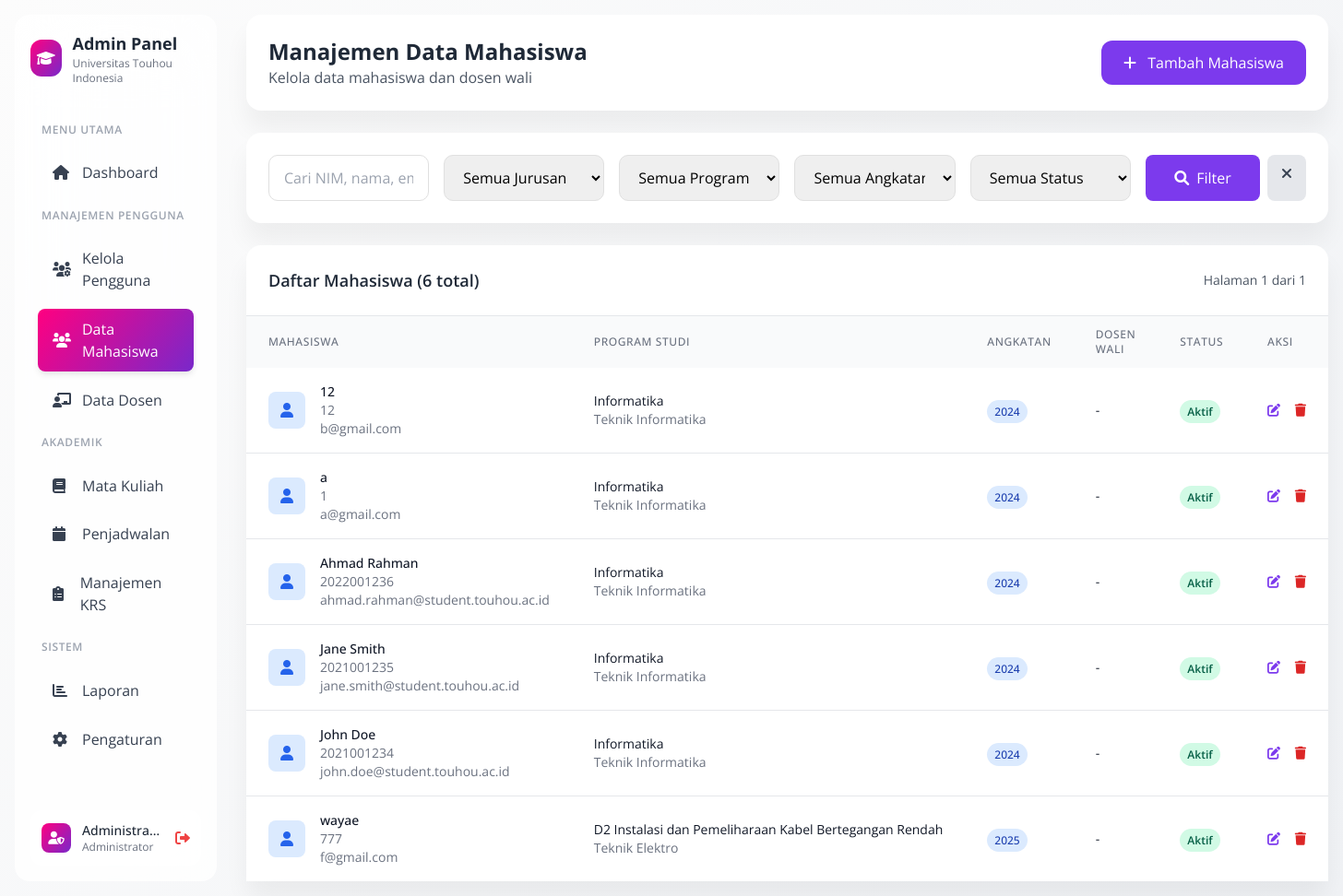
The page /sistem-krs/admin-mahasiswa.php (signed in) on the database as committed earlier.
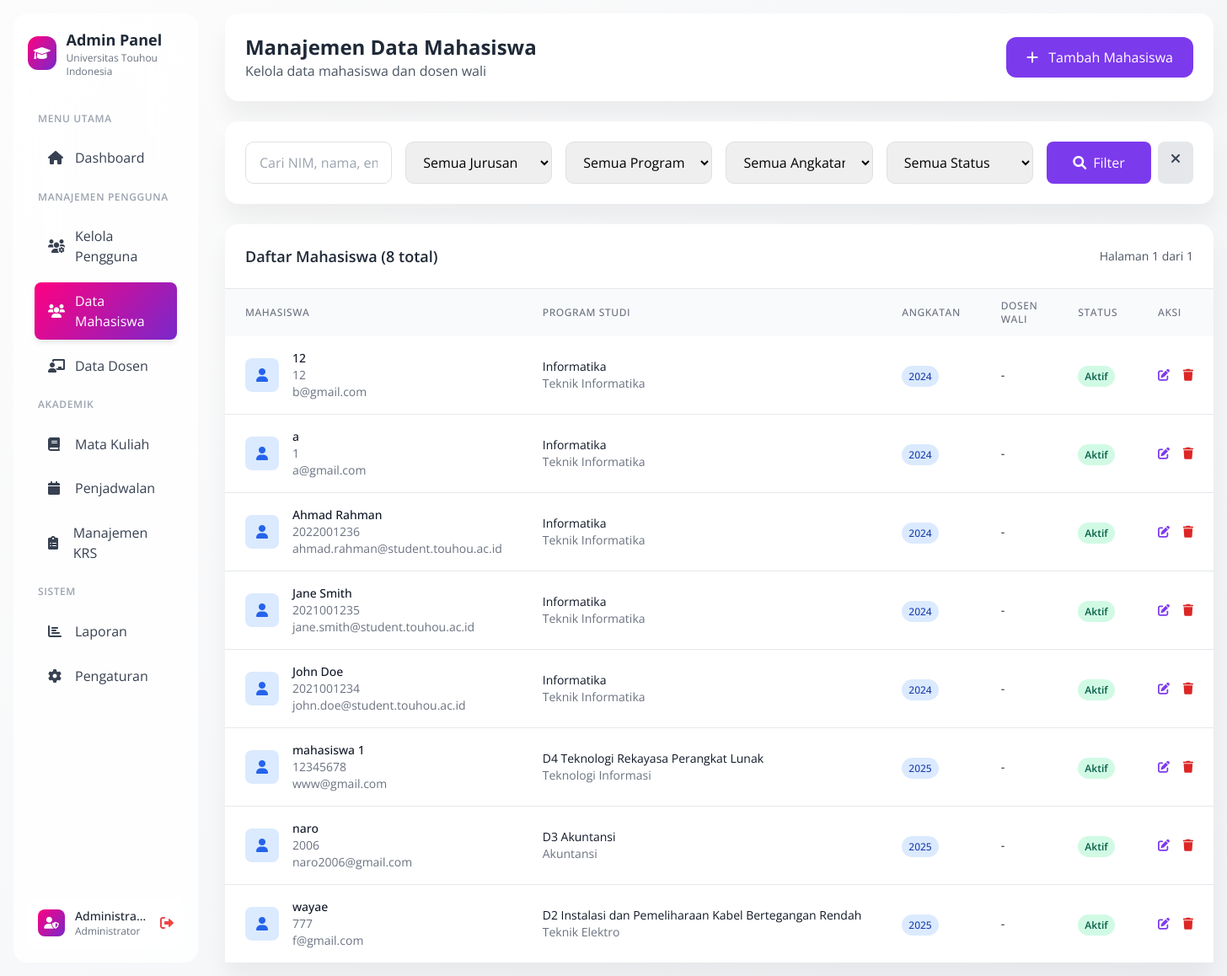
The same page on the database as committed later.
### tables this page shows
CREATE TABLE `mahasiswa` (
  `id_mahasiswa` int(11) NOT NULL,
  `nim` varchar(20) NOT NULL,
  `nama` varchar(100) NOT NULL,
  `tanggal_lahir` date DEFAULT NULL,
  `jenis_kelamin` enum('L','P') DEFAULT NULL,
  `alamat` varchar(255) DEFAULT NULL,
  `nomor_telepon` varchar(15) DEFAULT NULL,
  `email` varchar(100) NOT NULL,
  `foto` varchar(255) DEFAULT NULL,
  `password` varchar(255) NOT NULL,
  `created_at` timestamp NOT NULL DEFAULT current_timestamp(),
  `jurusan` varchar(100) DEFAULT NULL,
  `program_studi` varchar(100) DEFAULT NULL,
  `angkatan` year(4) DEFAULT NULL,
  `semester_aktif` int(11) DEFAULT 1,
  `kelompok_ukt` int(11) DEFAULT 1,
  `dosen_wali` int(11) DEFAULT NULL,
  `status` enum('aktif','nonaktif','cuti','lulus') DEFAULT 'aktif'
);

### sistem-krs/admin-mahasiswa.php (the view, shortened to what the changed rows need)
<?php
$database = new Database();
$conn = $database->getConnection();
$page = $_GET['page'] ?? 1;
$limit = 15;
$offset = ($page - 1) * $limit;
$where_conditions = [];
$where_clause = !empty($where_conditions) ? 'WHERE ' . implode(' AND ', $where_conditions) : '';
$count_query = "SELECT COUNT(*) FROM mahasiswa m $where_clause";
$count_stmt = $conn->prepare($count_query);
$count_stmt->execute();
$total_records = $count_stmt->fetchColumn();
$total_pages = ceil($total_records / $limit);
$query = "SELECT m.*, d.nama_dosen as nama_dosen_wali
          FROM mahasiswa m
          LEFT JOIN dosen d ON m.dosen_wali = d.id_dosen
          $where_clause
          ORDER BY m.nama
          LIMIT :limit OFFSET :offset";
$stmt = $conn->prepare($query);
$stmt->bindValue(':limit', $limit, PDO::PARAM_INT);
$stmt->bindValue(':offset', $offset, PDO::PARAM_INT);
$stmt->execute();
$mahasiswa_list = $stmt->fetchAll(PDO::FETCH_ASSOC);
?>
<!DOCTYPE html>
<html lang="id">
<head>
    <link href="https://cdn.jsdelivr.net/npm/tailwindcss@2.2.19/dist/tailwind.min.css" rel="stylesheet">
    <link href="https://cdnjs.cloudflare.com/ajax/libs/font-awesome/6.0.0/css/all.min.css" rel="stylesheet">
</head>
<body class="bg-gray-50">
    <div class="flex min-h-screen">
        <div class="w-64 p-4">
            <div class="sidebar-soft h-full p-4">
                <div class="flex items-center gap-3 mb-8">
                    <div>
                        <h2 class="text-lg font-bold text-gray-800">Admin Panel</h2>
                    </div>
                </div>
            </div>
        </div>
        <div class="flex-1 p-4">
            <div class="card mb-6">
                <div class="p-6">
                    <div class="flex items-center justify-between">
                        <div>
                            <h1 class="text-2xl font-bold text-gray-800">Manajemen Data Mahasiswa</h1>
                        </div>
                    </div>
                </div>
            </div>
            <div class="card">
                <div class="p-6 border-b">
                    <div class="flex justify-between items-center">
                        <h3 class="text-lg font-semibold text-gray-800">
                            Daftar Mahasiswa (<?php echo $total_records; ?> total)
                        </h3>
                        <div class="text-sm text-gray-600">
                            Halaman <?php echo $page; ?> dari <?php echo $total_pages; ?>
                        </div>
                    </div>
                </div>
                <div class="overflow-x-auto">
                    <table class="w-full">
                        <thead class="bg-gray-50">
                            <tr>
                                <th
                                    class="px-6 py-3 text-left text-xs font-medium text-gray-500 uppercase tracking-wider">
                                    Mahasiswa</th>
                                <th
                                    class="px-6 py-3 text-left text-xs font-medium text-gray-500 uppercase tracking-wider">
                                    Program Studi</th>
                                <th
                                    class="px-6 py-3 text-left text-xs font-medium text-gray-500 uppercase tracking-wider">
                                    Angkatan</th>
                                <th
                                    class="px-6 py-3 text-left text-xs font-medium text-gray-500 uppercase tracking-wider">
                                    Dosen Wali</th>
                                <th
                                    class="px-6 py-3 text-left text-xs font-medium text-gray-500 uppercase tracking-wider">
                                    Status</th>
                                <th
                                    class="px-6 py-3 text-left text-xs font-medium text-gray-500 uppercase tracking-wider">
                                    Aksi</th>
                            </tr>
                        </thead>
                        <tbody class="bg-white divide-y divide-gray-200">
                            <?php foreach ($mahasiswa_list as $mhs): ?>
                            <tr class="hover:bg-gray-50">
                                <td class="px-6 py-4 whitespace-nowrap">
                                    <div class="flex items-center">
                                        <div class="w-10 h-10 bg-blue-100 rounded-lg flex items-center justify-center">
                                            <i class="fas fa-user text-blue-600"></i>
                                        </div>
                                        <div class="ml-4">
                                            <div class="text-sm font-medium text-gray-900"><?php echo $mhs['nama']; ?>
                                            </div>
                                            <div class="text-sm text-gray-500"><?php echo $mhs['nim']; ?></div>
                                            <div class="text-sm text-gray-500"><?php echo $mhs['email']; ?></div>
                                        </div>
                                    </div>
                                </td>
                                <td class="px-6 py-4 whitespace-nowrap">
                                    <div class="text-sm text-gray-900"><?php echo $mhs['program_studi']; ?></div>
                                    <div class="text-sm text-gray-500"><?php echo $mhs['jurusan']; ?></div>
                                </td>
                                <td class="px-6 py-4 whitespace-nowrap">
                                    <span class="px-2 py-1 bg-blue-100 text-blue-800 rounded-full text-xs font-medium">
                                        <?php echo $mhs['angkatan']; ?>
                                    </span>
                                </td>
                                <td class="px-6 py-4 whitespace-nowrap text-sm text-gray-900">
                                    <?php echo $mhs['nama_dosen_wali'] ?: '-'; ?>
                                </td>
                                <td class="px-6 py-4 whitespace-nowrap">
                                    <span class="px-2 py-1 text-xs font-semibold rounded-full
                                        <?php
                                        switch($mhs['status']) {
                                            case 'aktif': echo 'bg-green-100 text-green-800'; break;
                                        }
                                        ?>">
                                        <?php echo ucfirst($mhs['status']); ?>
                                    </span>
                                </td>
                                <td class="px-6 py-4 whitespace-nowrap text-sm font-medium">
                                    <button onclick="editMahasiswa(<?php echo htmlspecialchars(json_encode($mhs)); ?>)"
                                        class="text-purple-600 hover:text-purple-900 mr-3">
                                        <i class="fas fa-edit"></i>
                                    </button>
                                    <button
                                        onclick="deleteMahasiswa(<?php echo $mhs['id_mahasiswa']; ?>, '<?php echo $mhs['nama']; ?>')"
                                        class="text-red-600 hover:text-red-900">
                                        <i class="fas fa-trash"></i>
                                    </button>
                                </td>
                            </tr>
                            <?php endforeach; ?>
                        </tbody>
                    </table>
                </div>
            </div>
        </div>
    </div>
</body>
</html>

Rows that differ between the two databases and show on the page:
added mahasiswa: nama "mahasiswa 1", nim "12345678", email "www@gmail.com", program_studi "D4 Teknologi Rekayasa Perangkat Lunak", jurusan "Teknologi Informasi", angkatan "2025", nama_dosen_wali "-", status "Aktif"
added mahasiswa: nama "naro", nim "2006", email "naro2006@gmail.com", program_studi "D3 Akuntansi", jurusan "Akuntansi", angkatan "2025", nama_dosen_wali "-", status "Aktif"
Other text that changed with them:
$total_records: "6" → "8"
